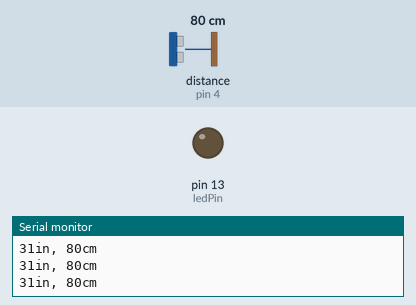
This sketch was run on a simulated Arduino Uno, built with avr-gcc and run on an emulated ATmega328P. Parts: output pins drawn as LEDs (lit = HIGH), the last lines printed to the serial monitor. Wiring (inferred from the names in the program): ultrasonic range finder: trigger pin 3; echo pin 4. The inputs (shaded band) are chosen by the test bench; at power-on: distance to the obstacle (sensor on pin 4) 80 cm. The echo pulse lasts 58.3 µs per cm; pins used as bus, display or sensor lines are not drawn.

Above: at 1.2 s.
1.3 s: distance to the obstacle (sensor on pin 4) set to 75 cm
4.3 s: distance to the obstacle (sensor on pin 4) set to 69 cm
At 5.0 s:
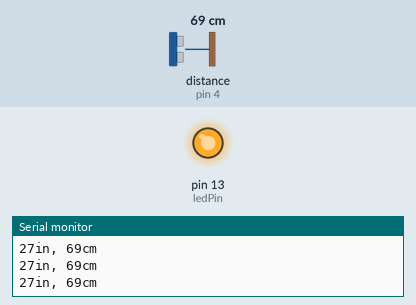
5.8 s: distance to the obstacle (sensor on pin 4) set to 82 cm
7.3 s: distance to the obstacle (sensor on pin 4) set to 97 cm
At 10.2 s:
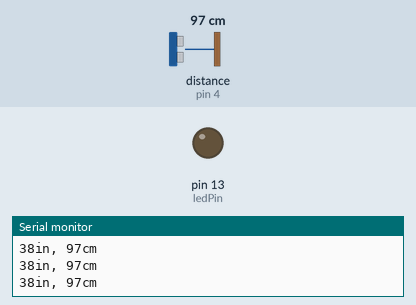
10.3 s: distance to the obstacle (sensor on pin 4) set to 107 cm
Timing chart, 0 to 12.8 s (numbered marks = the images above; inputs shaded):
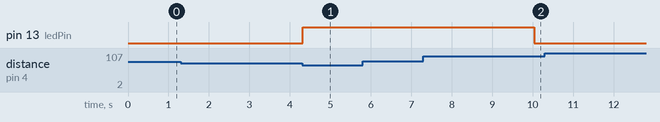

Measured:
- the behaviour switches between 73 and 72 cm on distance to the obstacle (sensor on pin 4) (found by bisection; images 0 and 1)
- after the input at 7.3 s, pin 13 (ledPin): HIGH → LOW after 2.7 s instead of 1.9 s

The sketch:

ultrasonic_led.ino
```cpp
//Made By CodingFobotics

int vcc = 2; //attach pin 2 to vcc
int trig = 3; // attach pin 3 to Trig
int echo = 4; //attach pin 4 to Echo
int gnd = 5; //attach pin 5 to GND
const int ledPin =  13;

int ledState = LOW;

unsigned long previousMillis = 0;


void setup() {

pinMode (vcc,OUTPUT);
pinMode (gnd,OUTPUT);
// initialize serial communication:
Serial.begin(9600);
pinMode(ledPin, OUTPUT);
}

void loop()
{
digitalWrite(vcc, HIGH);
// establish variables for duration of the ping,
// and the distance result in inches and centimeters:
long duration, inches, cm;

// The PING))) is triggered by a HIGH pulse of 2 or more microseconds.
// Give a short LOW pulse beforehand to ensure a clean HIGH pulse:
pinMode(trig, OUTPUT);
digitalWrite(trig, LOW);
delayMicroseconds(2);
digitalWrite(trig, HIGH);
delayMicroseconds(5);
digitalWrite(trig, LOW);

// The same pin is used to read the signal from the PING))): a HIGH
// pulse whose duration is the time (in microseconds) from the sending
// of the ping to the reception of its echo off of an object.
pinMode(echo,INPUT);
duration = pulseIn(echo, HIGH);

long interval = duration;
unsigned long currentMillis = millis();

  if (currentMillis - previousMillis >= interval) {
    // save the last time you blinked the LED
    previousMillis = currentMillis;

    // if the LED is off turn it on and vice-versa:
    if (ledState == LOW) {
      ledState = HIGH;
    } else {
      ledState = LOW;
    }}

    // set the LED with the ledState of the variable:
    digitalWrite(ledPin, ledState);

// convert the time into a distance
inches = microsecondsToInches(duration);
cm = microsecondsToCentimeters(duration);

Serial.print(inches);
Serial.print("in, ");
Serial.print(cm);
Serial.print("cm");
Serial.println();

delay(100);
}

long microsecondsToInches(long microseconds)
{
// According to Parallax's datasheet for the PING))), there are
// 73.746 microseconds per inch (i.e. sound travels at 1130 feet per
// second). This gives the distance travelled by the ping, outbound
// and return, so we divide by 2 to get the distance of the obstacle.
// See: http://www.parallax.com/dl/docs/prod/acc/28015-PI...
return microseconds / 74 / 2;
}

long microsecondsToCentimeters(long microseconds)
{
// The speed of sound is 340 m/s or 29 microseconds per centimeter.
// The ping travels out and back, so to find the distance of the
// object we take half of the distance travelled.
return microseconds / 29 / 2;
}
```
